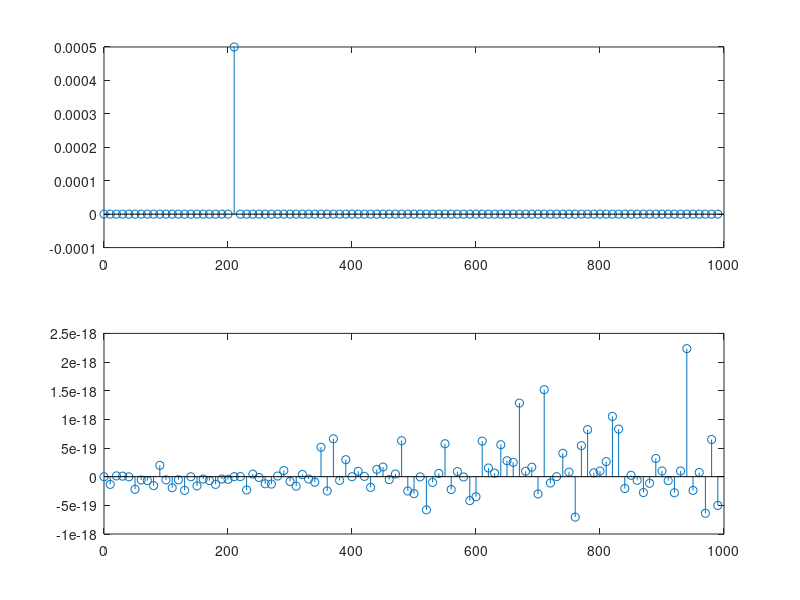
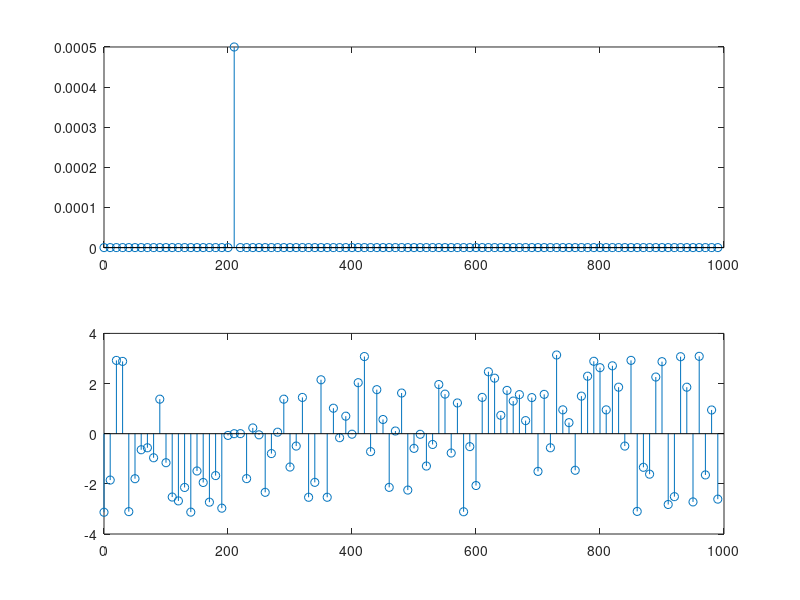

Reproduce these figures in MATLAB, in order.
% clc; clear all; close all;
% N=1000;
% fs=1000; dt=1/fs; T=N*dt; f0=1/T;
% t=dt*(0:N-1); 
% x5=1*cos(2*pi*(10*f0)*t);
% x=x5;
% plot(t,x,'o-')

clear all; close all
% Orthogonal matrix for DCT-IV orthogonal transform
N = 100; % wymiar macierzy kwadratowej, 25, 100
fs=1000; dt=1/fs; T=N*dt; f0=1/T;
t=dt*(0:N-1);
k = (0:N-1); n=(0:N-1); % wiersze=funkcje, kolumny=probki
A = (1/N)*exp(-1j*2*pi/N*k'*n); % macierz analizy
S=A'; % macierz analizy: transpozycja i sprzezenie S
x = 0.5*A(22,:)'; % + x2; % wybor x1, x2, x3, x4, x1+x2, x1+x3, x1+x4
%x=real(x);
%x=imag(x);
c=A*x;
cs = sqrt(1/N)*c;
fk = f0*(0:N-1);
figure; subplot(211); stem(fk,real(cs)); subplot(212); stem(fk,imag(cs));
figure; subplot(211); stem(fk,abs(cs)); subplot(212); stem(fk,angle(cs));